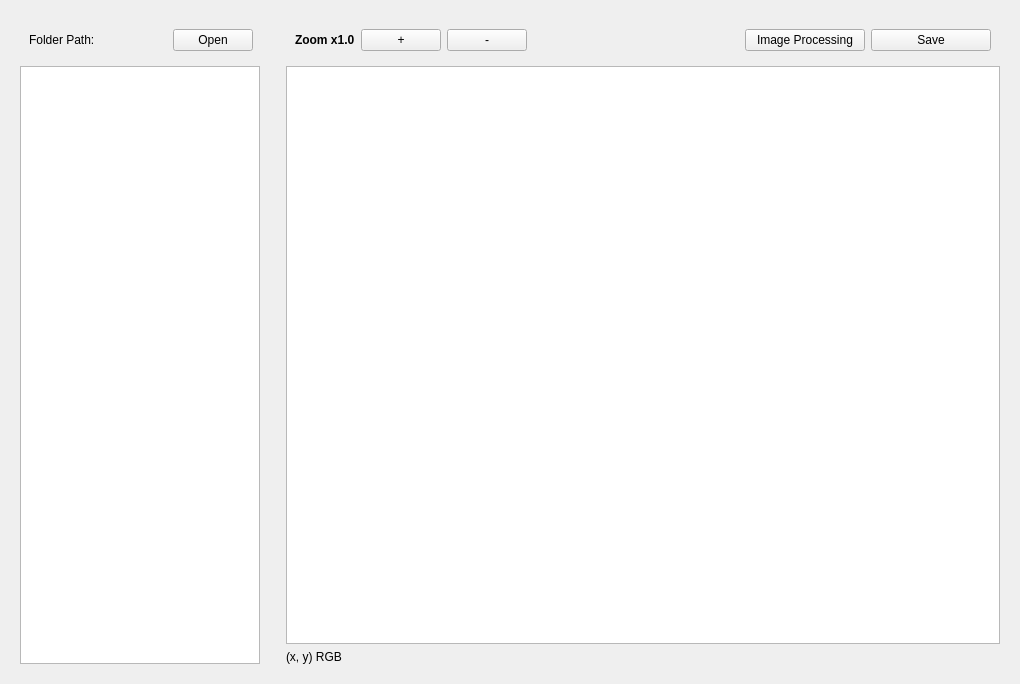
<?xml version="1.0" encoding="UTF-8"?>
<ui version="4.0">
 <class>TabFrame</class>
 <widget class="QWidget" name="TabFrame">
  <property name="geometry">
   <rect>
    <x>0</x>
    <y>0</y>
    <width>1020</width>
    <height>684</height>
   </rect>
  </property>
  <property name="windowTitle">
   <string>Form</string>
  </property>
  <layout class="QHBoxLayout" name="horizontalLayout">
   <item>
    <widget class="QWidget" name="groupFrameSide" native="true">
     <property name="maximumSize">
      <size>
       <width>260</width>
       <height>16777215</height>
      </size>
     </property>
     <layout class="QVBoxLayout" name="verticalLayout_7">
      <item>
       <widget class="QWidget" name="widgetFrameTitle" native="true">
        <property name="minimumSize">
         <size>
          <width>0</width>
          <height>0</height>
         </size>
        </property>
        <property name="maximumSize">
         <size>
          <width>16777215</width>
          <height>40</height>
         </size>
        </property>
        <property name="styleSheet">
         <string notr="true"/>
        </property>
        <layout class="QHBoxLayout" name="horizontalLayout_7">
         <item>
          <widget class="QLabel" name="lbDirFrames">
           <property name="minimumSize">
            <size>
             <width>0</width>
             <height>0</height>
            </size>
           </property>
           <property name="text">
            <string>Folder Path:</string>
           </property>
          </widget>
         </item>
         <item>
          <spacer name="horizontalSpacer_6">
           <property name="orientation">
            <enum>Qt::Horizontal</enum>
           </property>
           <property name="sizeHint" stdset="0">
            <size>
             <width>40</width>
             <height>20</height>
            </size>
           </property>
          </spacer>
         </item>
         <item>
          <widget class="QPushButton" name="btnLoadFrame">
           <property name="minimumSize">
            <size>
             <width>0</width>
             <height>0</height>
            </size>
           </property>
           <property name="maximumSize">
            <size>
             <width>16777215</width>
             <height>16777215</height>
            </size>
           </property>
           <property name="text">
            <string>Open</string>
           </property>
          </widget>
         </item>
        </layout>
       </widget>
      </item>
      <item>
       <widget class="QListView" name="lvFrame">
        <property name="minimumSize">
         <size>
          <width>0</width>
          <height>0</height>
         </size>
        </property>
        <property name="maximumSize">
         <size>
          <width>240</width>
          <height>16777215</height>
         </size>
        </property>
       </widget>
      </item>
     </layout>
    </widget>
   </item>
   <item>
    <widget class="QWidget" name="groupFrameBody" native="true">
     <layout class="QVBoxLayout" name="verticalLayout">
      <item>
       <widget class="QWidget" name="groupFrameHeader" native="true">
        <layout class="QHBoxLayout" name="horizontalLayout_2">
         <item>
          <widget class="QLabel" name="lbFrameZoom">
           <property name="font">
            <font>
             <bold>true</bold>
            </font>
           </property>
           <property name="text">
            <string>Zoom x1.0</string>
           </property>
          </widget>
         </item>
         <item>
          <widget class="QPushButton" name="btnFrameZoomIn">
           <property name="text">
            <string>+</string>
           </property>
          </widget>
         </item>
         <item>
          <widget class="QPushButton" name="btnFrameZoomOut">
           <property name="text">
            <string>-</string>
           </property>
          </widget>
         </item>
         <item>
          <spacer name="horizontalSpacer_8">
           <property name="orientation">
            <enum>Qt::Horizontal</enum>
           </property>
           <property name="sizeHint" stdset="0">
            <size>
             <width>40</width>
             <height>20</height>
            </size>
           </property>
          </spacer>
         </item>
         <item>
          <widget class="QPushButton" name="btnFrameProcessing">
           <property name="minimumSize">
            <size>
             <width>120</width>
             <height>0</height>
            </size>
           </property>
           <property name="text">
            <string>Image Processing</string>
           </property>
          </widget>
         </item>
         <item>
          <widget class="QPushButton" name="btnFrameSave">
           <property name="minimumSize">
            <size>
             <width>120</width>
             <height>0</height>
            </size>
           </property>
           <property name="text">
            <string>Save</string>
           </property>
          </widget>
         </item>
        </layout>
       </widget>
      </item>
      <item>
       <widget class="CustomGraphicsView" name="gvFrame"/>
      </item>
      <item>
       <widget class="QLabel" name="lbFramePixel">
        <property name="text">
         <string>(x, y) RGB</string>
        </property>
       </widget>
      </item>
     </layout>
    </widget>
   </item>
  </layout>
 </widget>
 <customwidgets>
  <customwidget>
   <class>CustomGraphicsView</class>
   <extends>QGraphicsView</extends>
   <header>custom_graphics_view.h</header>
  </customwidget>
 </customwidgets>
 <resources/>
 <connections/>
</ui>
